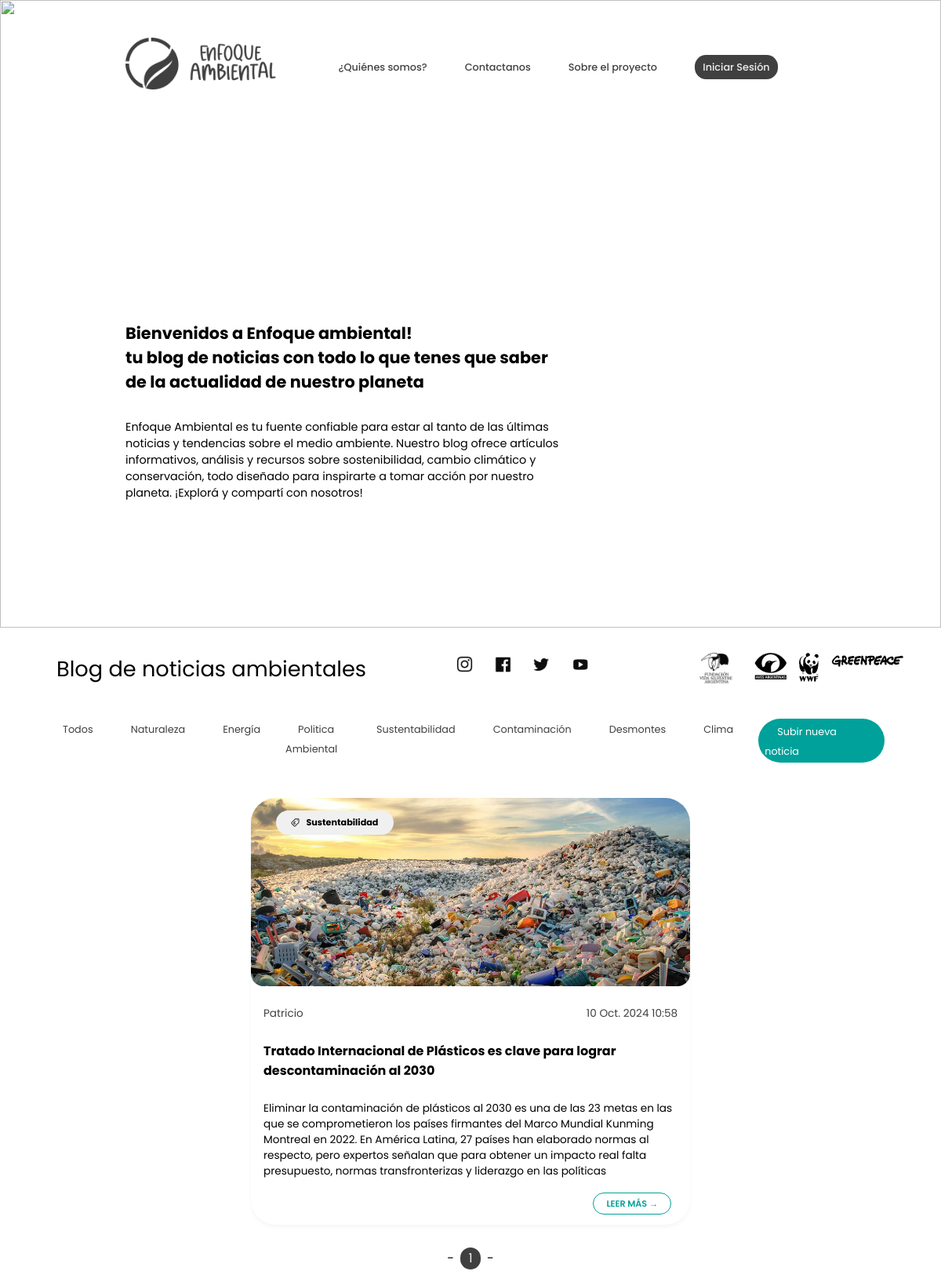
Before: /?categoria=Sustentabilidad with the older database file.
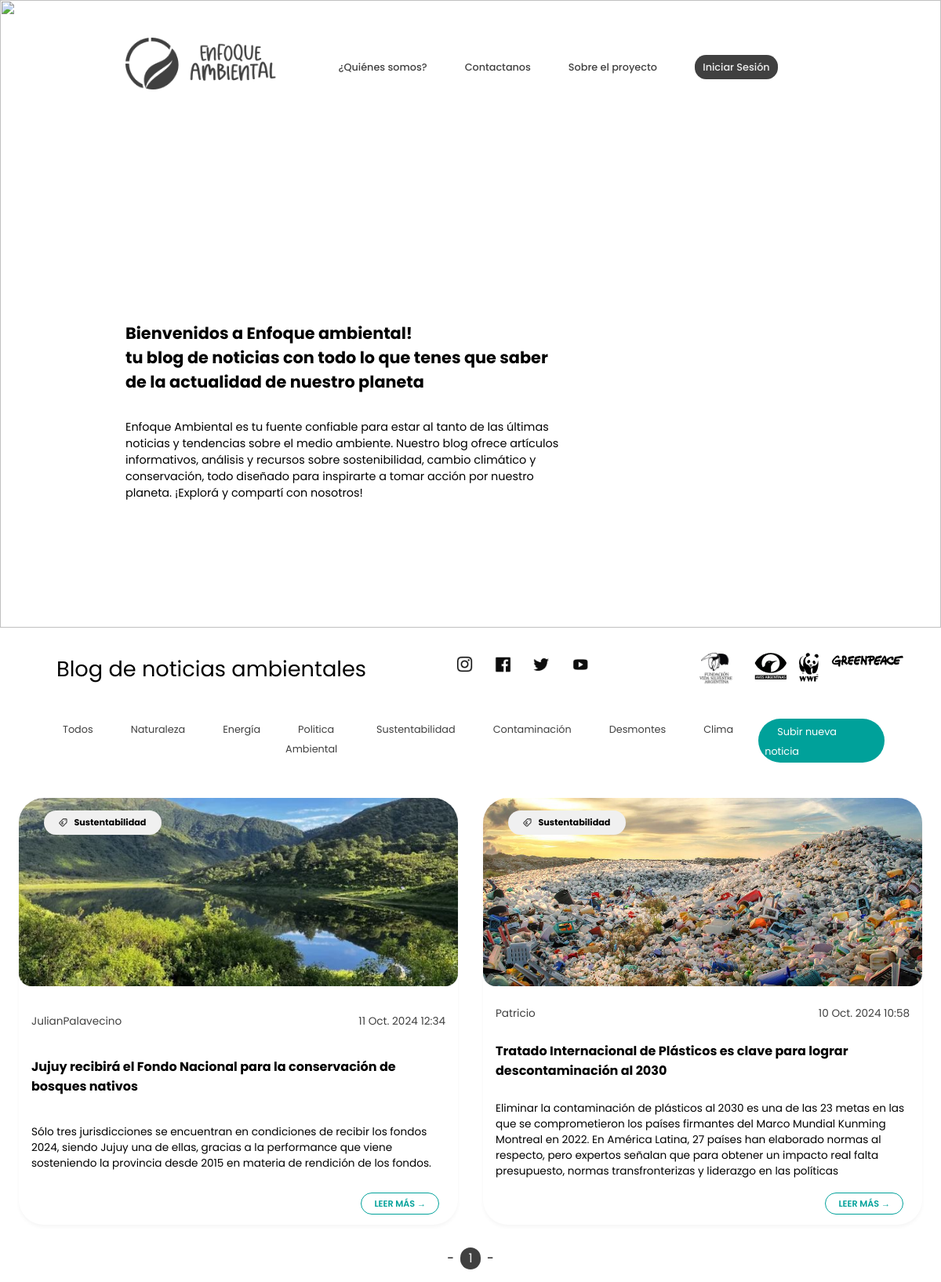
After: the same page with the newer database file.
### apps/posts/models.py (models this page shows, shortened)
class Categoria (models.Model):
    nombre = models.CharField(max_length=30, null=False)

class Post(models.Model):
    titulo = models.CharField(max_length=200, null=False, verbose_name="Titulo")
    fecha = models.DateTimeField(auto_now_add=True, verbose_name="Fecha pub")
    autor = models.ForeignKey(User, on_delete=models.CASCADE)
    resumen = models.TextField(max_length=500, null=False, verbose_name="resumen")
    texto = models.TextField(null=False, verbose_name="Contenido")
    activo = models.BooleanField(default=True)
    categoria = models.ForeignKey(Categoria, on_delete=models.CASCADE, null=True, default='Sin categoria')
    imagen = models.ImageField(null=False, blank=True, upload_to='media')
    publicado = models.DateTimeField(default=timezone.now)

### apps/posts/views.py (the view)
# urls.py: path('', include('apps.posts.urls')),
def posts(request):
    categorias = Categoria.objects.all()
    selected_categoria = request.GET.get('categoria')
    if selected_categoria:
        posts = Post.objects.filter(categoria__nombre=selected_categoria).order_by('-publicado')
    else:
        posts = Post.objects.all().order_by('-publicado')
    paginator = Paginator(posts, 9)
    page_number = request.GET.get('page')
    page_obj = paginator.get_page(page_number)
    return render(request, 'index.html', {'posts': page_obj, 'categorias': categorias})

### templates/index.html (shortened to what the changed rows need)
<!DOCTYPE html>
<html lang="es">
    <head>
        {% load static %}
        <link rel="stylesheet" href="{% static 'styles/style.css' %}">
    </head>
    <body>
        <div class="contenedor_ppal">
            <div class="contenedor_ppal-logo">
                <h1>Bienvenidos a Enfoque ambiental!<br>
                    tu blog de noticias con todo lo que tenes que saber de la actualidad de nuestro planeta
                </h1>
            </div>
        </div>
        <div class="contenedorblog">
            <div class="contenedorblog_inicio">
                <h1>Blog de noticias ambientales</h1>
            </div>
            <div class="contenedorblog_categorias">
                <ul>
                    {% for categoria in categorias %}
                        <li>
                            <a href="?categoria={{ categoria.nombre }}">{{ categoria.nombre }}</a>
                        </li>
                    {% endfor %}
                </ul>
            </div>
        </div>
        <div class="contenedorposteos">
            {% for i in posts %}
                <div class="contenedorposteos_tarjeta">
                    <div class="tarjeta_img">
                        <div class="categorianoticia">
                            <img src="{% static 'img/iconos/etiqueta.png' %}" alt="Etiqueta" class="icono-etiqueta">
                            <h3>{{ i.categoria.nombre }}</h3>
                        </div>
                        <img class="imagenposts" src="{{ i.imagen.url }}" alt="noticia">
                    </div>
                    <div class="tarjeta_datos">
                        <h4>{{ i.autor.username }}</h4>
                        <h4>{{ i.fecha }}</h4>
                    </div>
                    <h2>{{ i.titulo }}</h2>
                    <p>{{ i.resumen }}</p>
                    <div class="boton_vernoticia">
                        <a href="{% url 'postindividual' i.id %}">LEER MÁS &rarr;</a>
                    </div>
                </div>
            {% empty %}
                <p>No hay posts disponibles para mostrar, vuelva pronto!</p>
            {% endfor %}
        </div>
        <div class="paginacion">
            <div class="pagina-enlaces">
                <span>-</span>
                {% for num in posts.paginator.page_range %}
                    {% if num == posts.number %}
                        <strong>{{ num }}</strong>
                    {% else %}
                        <a href="?page={{ num }}">{{ num }}</a>
                    {% endif %}
                {% endfor %}
                <span>-</span>
            </div>
        </div>
    </body>

Changed rows visible on the page:
added Post: categoria.nombre "Sustentabilidad", imagen (picture), autor.username "JulianPalavecino", fecha "11 Oct. 2024 12:34", titulo "Jujuy recibirá el Fondo Nacional para la conservación de bosques nativos", resumen "Sólo tres jurisdicciones se encuentran en condiciones de recibir los fondos 2024, siendo Jujuy una de ellas, gracias a la performance que viene sosteniendo la provincia desde 2015 en materia de rendición de los fondos."
